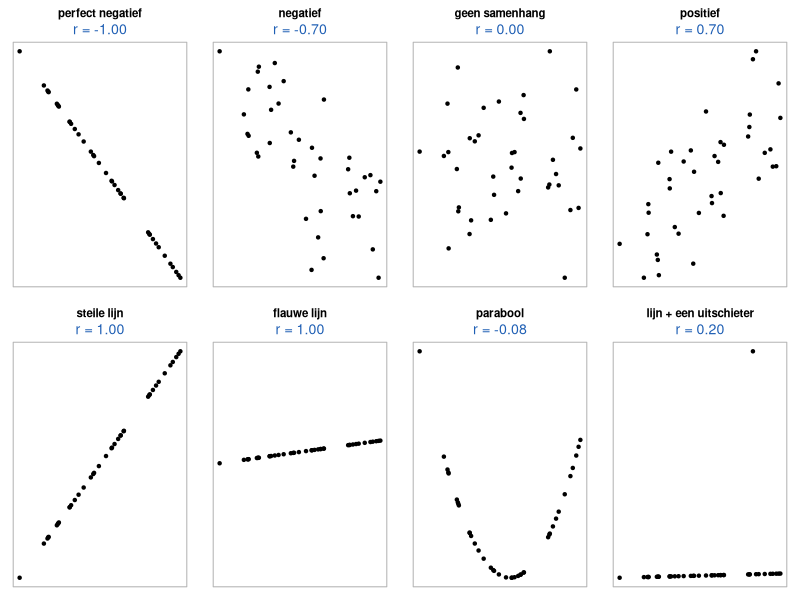
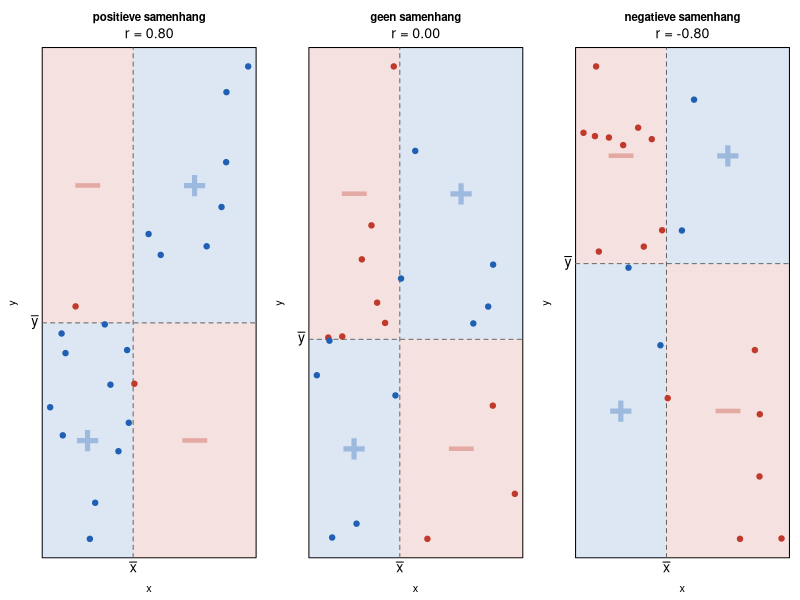

These charts were generated, in order, by the following R code: (Note: this script raises an error after producing the figures.)
## ---- chunk 1
#| label: fig-correlatie-galerij
#| fig-cap: "Acht scatterplots met hun Pearson-correlatie r. Bovenste rij: van perfect negatief tot positief. Onderste rij: wat de correlatie níet meet."
#| echo: false
#| fig-width: 9
#| fig-height: 4.5

set.seed(3)
n <- 40
x <- rnorm(n)
# maak y met een gekozen correlatie rho met x
maak <- function(rho) {
  z <- resid(lm(rnorm(n) ~ x))
  as.vector(rho * scale(x) + sqrt(1 - rho^2) * scale(z))
}
panelen <- list(
  list(y = -x,                 t = "perfect negatief"),
  list(y = maak(-0.7),         t = "negatief"),
  list(y = maak(0),            t = "geen samenhang"),
  list(y = maak(0.7),          t = "positief"),
  list(y = x,                  t = "steile lijn"),
  list(y = 0.1 * x,            t = "flauwe lijn"),
  list(y = x^2 - mean(x^2),    t = "parabool"),
  list(y = c(0.05 * x[-n], 8), t = "lijn + een uitschieter")
)
par(mfrow = c(2, 4), mar = c(1, 1, 3.2, 1))
for (p in panelen) {
  r <- cor(x, p$y); if (abs(r) < 0.005) r <- 0
  ylim <- if (p$t == "flauwe lijn") range(x) else range(p$y)
  plot(x, p$y, pch = 19, cex = 0.7, axes = FALSE, xlab = "", ylab = "", ylim = ylim)
  box(col = "grey70")
  title(p$t, line = 1.9, cex.main = 1.05)
  mtext(sprintf("r = %.2f", r), side = 3, line = 0.4, cex = 0.85, col = "#1f5fb4")
}
## ---- chunk 2
#| label: fig-correlatie-kwadranten
#| fig-cap: "Drie scatterplots met lijnen door de gemiddelden. Elk punt draagt het product (x − x̄)(y − ȳ) bij aan de teller van r: positief in de blauwe vlakken, negatief in de rode."
#| echo: false
#| fig-width: 9
#| fig-height: 3.6

set.seed(7)
kw_n <- 20
kw_x <- rnorm(kw_n)
kw_maak <- function(rho) {
  z <- resid(lm(rnorm(kw_n) ~ kw_x))
  as.vector(rho * scale(kw_x) + sqrt(1 - rho^2) * scale(z))
}
kw_panelen <- list(list(y = kw_maak(0.8),  t = "positieve samenhang"),
                   list(y = kw_maak(0),    t = "geen samenhang"),
                   list(y = kw_maak(-0.8), t = "negatieve samenhang"))
blauw <- "#1f5fb4"; rood <- "#c0392b"
par(mfrow = c(1, 3), mar = c(3.2, 3.2, 3.6, 0.8), mgp = c(1.8, 0.5, 0))
for (p in kw_panelen) {
  x <- kw_x; y <- p$y; mx <- mean(x); my <- mean(y)
  bijdrage <- (x - mx) * (y - my)
  r <- cor(x, y); if (abs(r) < 0.005) r <- 0
  plot(x, y, type = "n", xaxt = "n", yaxt = "n", xlab = "x", ylab = "y")
  u <- par("usr")
  rect(mx, my, u[2], u[4], col = paste0(blauw, "26"), border = NA)  # rechtsboven: +
  rect(u[1], u[3], mx, my, col = paste0(blauw, "26"), border = NA)  # linksonder: +
  rect(u[1], my, mx, u[4], col = paste0(rood, "26"),  border = NA)  # linksboven: -
  rect(mx, u[3], u[2], my, col = paste0(rood, "26"),  border = NA)  # rechtsonder: -
  abline(v = mx, h = my, lty = 2, col = "grey40")
  # grote, lichte tekens midden in elk kwadrant (achter de punten)
  qx <- c((mx + u[2]) / 2, (u[1] + mx) / 2); qy <- c((my + u[4]) / 2, (u[3] + my) / 2)
  text(qx[1], qy[1], "+", cex = 4, font = 2, col = paste0(blauw, "55"))
  text(qx[2], qy[2], "+", cex = 4, font = 2, col = paste0(blauw, "55"))
  text(qx[2], qy[1], "\u2013", cex = 4, font = 2, col = paste0(rood, "55"))
  text(qx[1], qy[2], "\u2013", cex = 4, font = 2, col = paste0(rood, "55"))
  points(x, y, pch = 19, cex = 1.1, col = ifelse(bijdrage > 0, blauw, rood))
  mtext(expression(bar(x)), side = 1, at = mx, line = 0.3, cex = 0.85)
  mtext(expression(bar(y)), side = 2, at = my, line = 0.3, las = 1, cex = 0.85)
  title(p$t, line = 2.0, cex.main = 1.05)
  mtext(sprintf("r = %.2f", r), side = 3, line = 0.5, cex = 0.85)
}
## ---- chunk 3
#| eval: false  #vervang false door true als je je eigen data invoert

Abs <- c(...)   # vul hier de gemeten absorbanties in
Conc <- c(...)  # vul hier de bekende concentraties in
## ---- chunk 4
#| eval: false  #vervang false door true als je je eigen data invoert

Abs
Conc
## ---- chunk 5
#| eval: false  #vervang false door true als je je eigen data invoert

Abs + 1   # telt 1 op bij elke absorbantiewaarde
Abs * 2   # vermenigvuldigt elke absorbantiewaarde met 2; een scalaire vermenigvuldiging
## ---- chunk 6
#| eval: false  #vervang false door true als je je eigen data invoert

sum(Abs)   # som van alle absorbantiewaarden
prod(Abs)  # product van alle absorbantiewaarden
exp(Abs)   # exponentiële functie toegepast op alle waarden
sin(Abs)   # sinus toegepast op alle waarden
## ---- chunk 7
#| eval: false  #vervang false door true als je je eigen data invoert

cor(Abs, Conc, method = "pearson")
cor(Abs, Conc, method = "spearman")
## ---- chunk 8
#| eval: false  #vervang false door true als je je eigen data invoert

plot(
  Conc, Abs,
  xlab = "Eiwitconcentratie",
  ylab = "Absorbantie",
  main = "Bradford-ijklijn"
)
## ---- chunk 9
#| eval: false  #vervang false door true als je je eigen data invoert

model <- lm(Abs ~ Conc)
## ---- chunk 10
#| eval: false  #vervang false door true als je je eigen data invoert

str(model)
summary(model)
## ---- chunk 11
#| eval: false  #vervang false door true als je je eigen data invoert

resid(model)          # de residuvector
sum(resid(model))     # de gewone som van de residuen
sum(resid(model)^2)   # de kwadratensom van de residuen
## ---- chunk 12
#| eval: false  #vervang false door true als je je eigen data invoert

sqrt(summary(model)$r.squared)   # vergelijk met cor(Abs, Conc, method = "pearson")
## ---- chunk 13
#| eval: false  #vervang false door true als je je eigen data invoert

coefs <- coef(model)
a_hat <- coefs[1]
b_hat <- coefs[2]

Abs_onbekend <- ...
Conc_onbekend <- (Abs_onbekend - a_hat) / b_hat
Conc_onbekend
